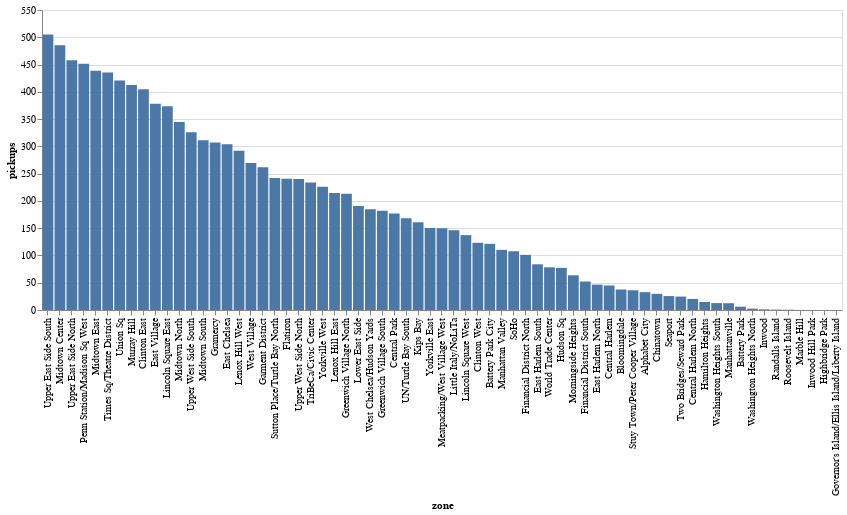

This figure's notebook cell:
### Code cell
df_grouped = df2[['zone', 'pickups']]
df_grouped = df_grouped.groupby('zone').mean().sort_values('pickups', ascending=False).reset_index()

pickups_by_zone = alt.Chart(df_grouped).mark_bar().encode(
    x=alt.X('zone',
            sort=alt.Sort(field='pickups',
                         order='descending')
    ),
    y='pickups',
    tooltip='zone'
).properties(
    width=800
)
pickups_by_zone

### Figure 1 — Vega-Lite specification as saved in the notebook (floating-point values rounded to 4 significant figures)
{"config": {"view": {"continuousWidth": 400, "continuousHeight": 300}}, "data": {"name": "data-693bc07e9fc07893755971e058b3df7c"}, "mark": "bar", "encoding": {"tooltip": {"type": "nominal", "field": "zone"}, "x": {"type": "nominal", "field": "zone", "sort": {"field": "pickups", "order": "descending"}}, "y": {"type": "quantitative", "field": "pickups"}}, "width": 800, "$schema": "https://vega.github.io/schema/vega-lite/v4.8.1.json", "datasets": {"data-693bc07e9fc07893755971e058b3df7c": [{"zone": "Upper East Side South", "pickups": 505.2}, {"zone": "Midtown Center", "pickups": 485.4}, {"zone": "Upper East Side North", "pickups": 457.7}, {"zone": "Penn Station/Madison Sq West", "pickups": 451.3}, {"zone": "Midtown East", "pickups": 438.8}, {"zone": "Times Sq/Theatre District", "pickups": 435.5}, {"zone": "Union Sq", "pickups": 420.9}, {"zone": "Murray Hill", "pickups": 412.4}, {"zone": "Clinton East", "pickups": 404.7}, {"zone": "East Village", "pickups": 377.9}, {"zone": "Lincoln Square East", "pickups": 373.7}, {"zone": "Midtown North", "pickups": 344.5}, {"zone": "Upper West Side South", "pickups": 325.8}, {"zone": "Midtown South", "pickups": 311.4}, {"zone": "Gramercy", "pickups": 307.0}, {"zone": "East Chelsea", "pickups": 304.1}, {"zone": "Lenox Hill West", "pickups": 291.8}, {"zone": "West Village", "pickups": 269.5}, {"zone": "Garment District", "pickups": 261.9}, {"zone": "Sutton Place/Turtle Bay North", "pickups": 241.9}, {"zone": "Flatiron", "pickups": 240.8}, {"zone": "Upper West Side North", "pickups": 240.0}, {"zone": "TriBeCa/Civic Center", "pickups": 233.8}, {"zone": "Yorkville West", "pickups": 226.2}, {"zone": "Lenox Hill East", "pickups": 214.6}, {"zone": "Greenwich Village North", "pickups": 213.1}, {"zone": "Lower East Side", "pickups": 190.7}, {"zone": "West Chelsea/Hudson Yards", "pickups": 184.8}, {"zone": "Greenwich Village South", "pickups": 182.2}, {"zone": "Central Park", "pickups": 176.8}, {"zone": "UN/Turtle Bay South", "pickups": 168.2}, {"zone": "Kips Bay", "pickups": 160.9}, {"zone": "Yorkville East", "pickups": 150.4}, {"zone": "Meatpacking/West Village West", "pickups": 150.0}, {"zone": "Little Italy/NoLiTa", "pickups": 146.3}, {"zone": "Lincoln Square West", "pickups": 137.2}, {"zone": "Clinton West", "pickups": 123.2}, {"zone": "Battery Park City", "pickups": 121.3}, {"zone": "Manhattan Valley", "pickups": 110.2}, {"zone": "SoHo", "pickups": 107.7}, {"zone": "Financial District North", "pickups": 101.1}, {"zone": "East Harlem South", "pickups": 83.76}, {"zone": "World Trade Center", "pickups": 78.27}, {"zone": "Hudson Sq", "pickups": 77.29}, {"zone": "Morningside Heights", "pickups": 63.61}, {"zone": "Financial District South", "pickups": 52.21}, {"zone": "East Harlem North", "pickups": 46.45}, {"zone": "Central Harlem", "pickups": 44.93}, {"zone": "Bloomingdale", "pickups": 37.59}, {"zone": "Stuy Town/Peter Cooper Village", "pickups": 36.17}, {"zone": "Alphabet City", "pickups": 32.73}, {"zone": "Chinatown", "pickups": 29.6}, {"zone": "Seaport", "pickups": 25.54}, {"zone": "Two Bridges/Seward Park", "pickups": 24.61}, {"zone": "Central Harlem North", "pickups": 20.31}, {"zone": "Hamilton Heights", "pickups": 14.71}, {"zone": "Washington Heights South", "pickups": 12.64}, {"zone": "Manhattanville", "pickups": 12.41}, {"zone": "Battery Park", "pickups": 6.087}, {"zone": "Washington Heights North", "pickups": 2.479}, {"zone": "Inwood", "pickups": 1.23}, {"zone": "Randalls Island", "pickups": 0.7677}, {"zone": "Roosevelt Island", "pickups": 0.5728}, {"zone": "Marble Hill", "pickups": 0.1231}, {"zone": "Inwood Hill Park", "pickups": 0.07705}, {"zone": "Highbridge Park", "pickups": 0.06906}, {"zone": "Governor's Island/Ellis Island/Liberty Island", "pickups": 0.0001142}]}}
